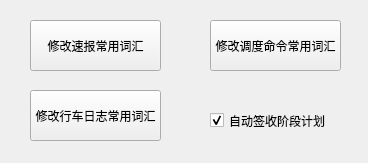
<?xml version="1.0" encoding="UTF-8"?>
<ui version="4.0">
 <class>option</class>
 <widget class="QWidget" name="option">
  <property name="geometry">
   <rect>
    <x>0</x>
    <y>0</y>
    <width>368</width>
    <height>163</height>
   </rect>
  </property>
  <property name="windowTitle">
   <string>选项</string>
  </property>
  <widget class="QPushButton" name="pushButton">
   <property name="geometry">
    <rect>
     <x>30</x>
     <y>20</y>
     <width>131</width>
     <height>51</height>
    </rect>
   </property>
   <property name="text">
    <string>修改速报常用词汇</string>
   </property>
  </widget>
  <widget class="QPushButton" name="pushButton_2">
   <property name="geometry">
    <rect>
     <x>210</x>
     <y>20</y>
     <width>131</width>
     <height>51</height>
    </rect>
   </property>
   <property name="text">
    <string>修改调度命令常用词汇</string>
   </property>
  </widget>
  <widget class="QPushButton" name="pushButton_3">
   <property name="geometry">
    <rect>
     <x>30</x>
     <y>90</y>
     <width>131</width>
     <height>51</height>
    </rect>
   </property>
   <property name="text">
    <string>修改行车日志常用词汇</string>
   </property>
  </widget>
  <widget class="QCheckBox" name="checkBox">
   <property name="enabled">
    <bool>true</bool>
   </property>
   <property name="geometry">
    <rect>
     <x>210</x>
     <y>100</y>
     <width>131</width>
     <height>41</height>
    </rect>
   </property>
   <property name="text">
    <string>自动签收阶段计划</string>
   </property>
   <property name="checked">
    <bool>true</bool>
   </property>
  </widget>
 </widget>
 <resources/>
 <connections/>
</ui>
